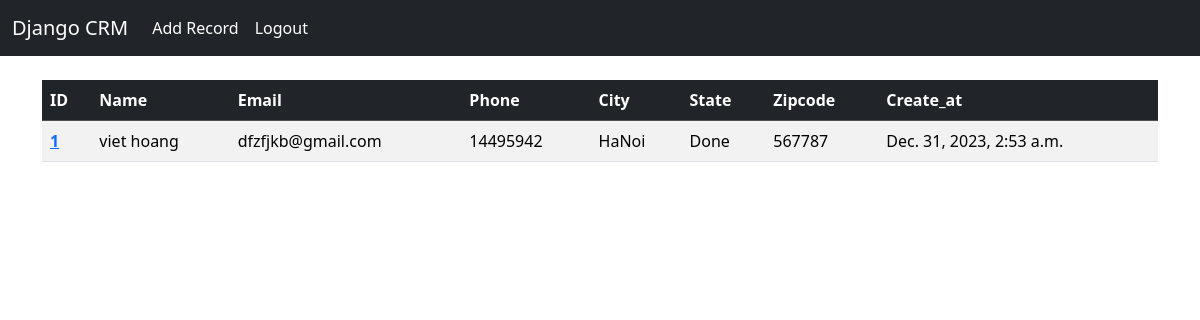
Before: / (signed in) with the older database file.
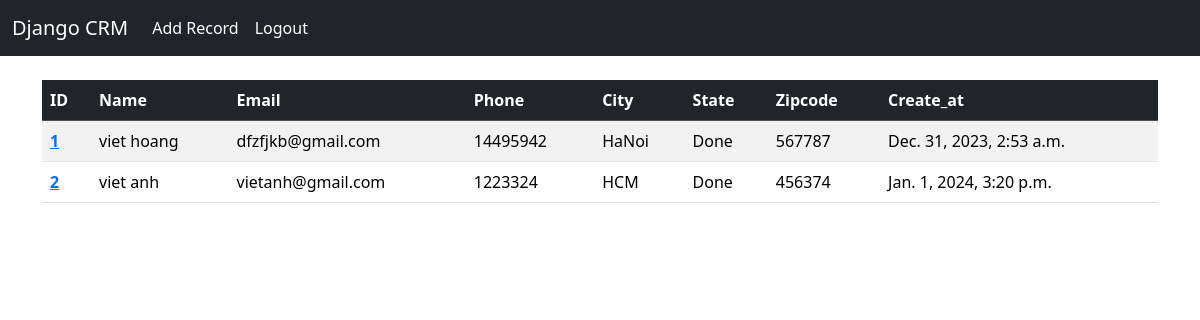
After: the same page with the newer database file.
### website/models.py (models this page shows, shortened)
class Record(models.Model):
    create_at = models.DateTimeField(auto_now_add = True)
    first_name = models.CharField(max_length = 100)
    last_name = models.CharField(max_length = 100)
    email = models.CharField(max_length = 150)
    phone = models.CharField(max_length = 12)
    city = models.CharField(max_length = 100)
    state = models.CharField(max_length = 30)
    Zipcode = models.CharField(max_length = 30)

### website/views.py (the view)
# urls.py: 2. Add a URL to urlpatterns:  path('', views.home, name='home')
def home(request):
    records = Record.objects.all()
    return render(request,'home.html',{'records':records})

### website/templates/home.html
{% extends 'base.html'%}
{% block context  %}
    {% if user.is_authenticated %}
        <table class="table table-striped">
            <thead class="table-dark">
              <tr>
                <th scope="col">ID</th>
                <th scope="col">Name</th>
                <th scope="col">Email</th>
                <th scope="col">Phone</th>
                <th scope="col">City</th>
                <th scope="col">State</th>
                <th scope="col">Zipcode</th>
                <th scope="col">Create_at</th>
              </tr>
            </thead>
            <tbody>
                {% if records %}
                    {% for record in records %}
                        <tr>
                            <th><a href="{% url 'record' record.id %}">{{record.id}}</a></th>
                            <td>{{record.first_name}} {{record.last_name}}</td>
                            <td>{{record.email}}</td>
                            <td>{{record.phone}}</td>
                            <td>{{record.city}}</td>
                            <td>{{record.state}}</td>
                            <td>{{record.Zipcode}}</td>
                            <td >{{record.create_at}}</td>
                        </tr>
                    {% endfor %}
                {% endif %}
            </tbody>
          </table>
    {% else %}
        <h1>Please login to use the website</h1>
    {% endif %}
{% endblock %}

Changed rows visible on the page:
added Record: id "2", first_name "viet", last_name "anh", email "vietanh@gmail.com", phone "1223324", city "HCM", state "Done", Zipcode "456374", create_at "Jan. 1, 2024, 3:20 p.m."
